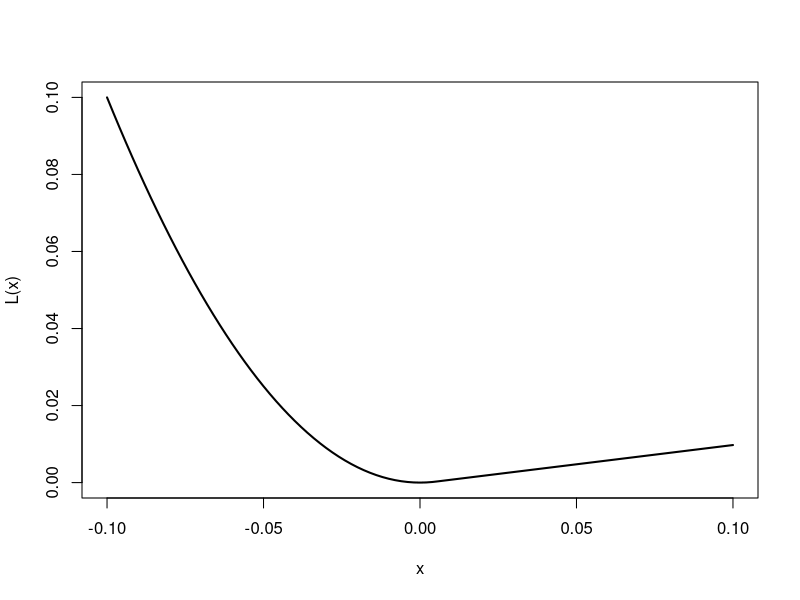
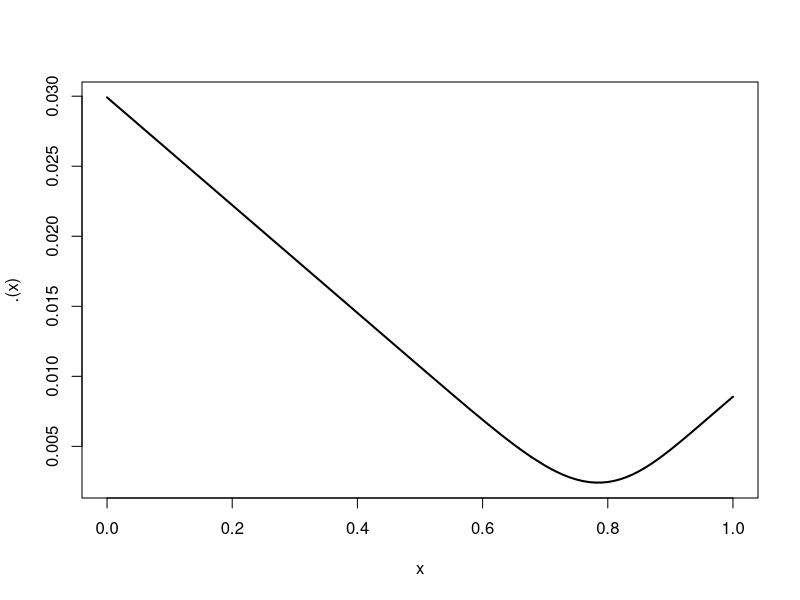
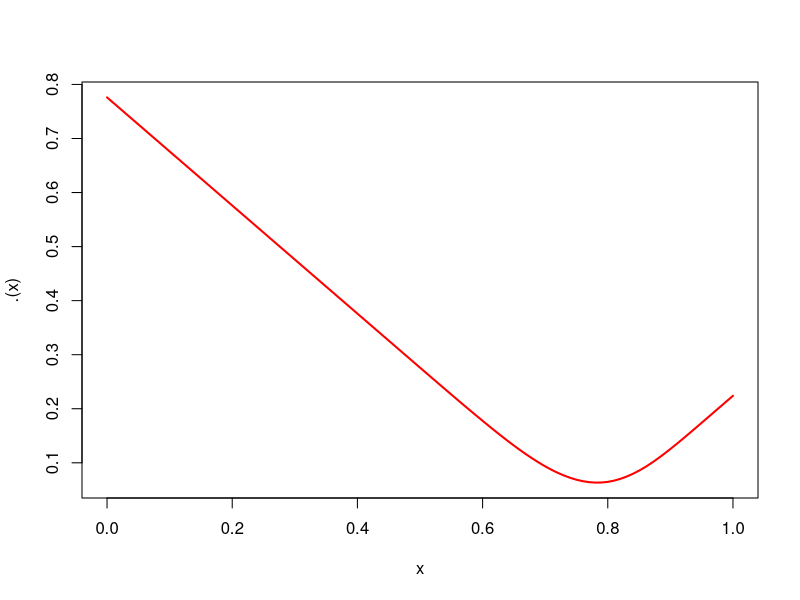

Here is the R script that generated these plots, in order:
library(magrittr)
L <- function(e) ifelse(e < 1/200, 10 * e^2, e / 10 - 1/4000)
curve(L, -.1, .1, lwd = 2)

L <- function(e) e^2

n <- 25
s <- 20

dprior <- function(theta) dunif(theta)
likelihood <- function(s, n, theta) dbinom(s, n, theta)

kernfn <- function(theta, theta_hat)
    L(theta - theta_hat) * dprior(theta) * likelihood(s, n, theta)

riskfn <- function(theta_hat)
    integrate(function(th) kernfn(th, theta_hat),
              lower = 0, upper = 1)$value

L <- function(e) abs(e)
optimize(riskfn, lower = 0, upper = 1)
Vectorize(riskfn) %>% curve(from = 0, to = 1, lwd = 2)

th <- rbeta(10000, s + 1, n - s + 1)
riskmc <- function(theta_hat) mean(L(th - theta_hat))
optimize(riskmc, lower = 0, upper = 1)
Vectorize(riskmc) %>% curve(from = 0, to = 1, lwd = 2, col = "red")
